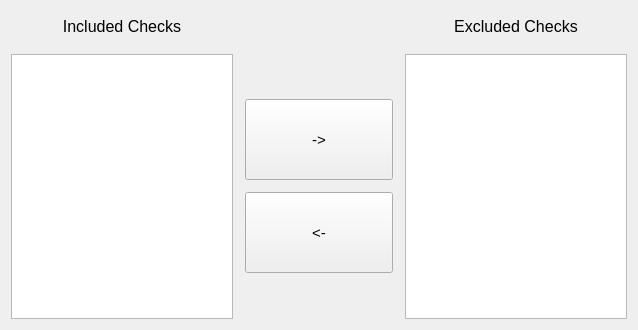
        <widget class="QWidget" name="tab_3">
         <attribute name="title">
          <string>Locations</string>
         </attribute>
         <layout class="QHBoxLayout" name="horizontalLayout_26">
          <item>
           <layout class="QHBoxLayout" name="horizontalLayout_25" stretch="3,2,3">
            <property name="spacing">
             <number>12</number>
            </property>
            <item>
             <layout class="QVBoxLayout" name="verticalLayout_42">
              <item>
               <widget class="QLabel" name="label_8">
                <property name="minimumSize">
                 <size>
                  <width>0</width>
                  <height>31</height>
                 </size>
                </property>
                <property name="font">
                 <font>
                  <pointsize>12</pointsize>
                 </font>
                </property>
                <property name="text">
                 <string>Included Checks</string>
                </property>
                <property name="alignment">
                 <set>Qt::AlignCenter</set>
                </property>
               </widget>
              </item>
              <item>
               <widget class="QListWidget" name="includedLocationsList"/>
              </item>
             </layout>
            </item>
            <item>
             <layout class="QVBoxLayout" name="verticalLayout_43" stretch="0,1,1,0">
              <property name="spacing">
               <number>12</number>
              </property>
              <property name="topMargin">
               <number>48</number>
              </property>
              <property name="bottomMargin">
               <number>6</number>
              </property>
              <item>
               <spacer name="verticalSpacer_4">
                <property name="orientation">
                 <enum>Qt::Vertical</enum>
                </property>
                <property name="sizeHint" stdset="0">
                 <size>
                  <width>20</width>
                  <height>40</height>
                 </size>
                </property>
               </spacer>
              </item>
              <item>
               <widget class="QPushButton" name="locationsExcludeButton">
                <property name="minimumSize">
                 <size>
                  <width>0</width>
                  <height>81</height>
                 </size>
                </property>
                <property name="font">
                 <font>
                  <pointsize>11</pointsize>
                 </font>
                </property>
                <property name="text">
                 <string>-&gt;</string>
                </property>
               </widget>
              </item>
              <item>
               <widget class="QPushButton" name="locationsIncludeButton">
                <property name="minimumSize">
                 <size>
                  <width>0</width>
                  <height>81</height>
                 </size>
                </property>
                <property name="font">
                 <font>
                  <pointsize>11</pointsize>
                 </font>
                </property>
                <property name="text">
                 <string>&lt;-</string>
                </property>
               </widget>
              </item>
              <item>
               <spacer name="verticalSpacer_5">
                <property name="orientation">
                 <enum>Qt::Vertical</enum>
                </property>
                <property name="sizeHint" stdset="0">
                 <size>
                  <width>20</width>
                  <height>40</height>
                 </size>
                </property>
               </spacer>
              </item>
             </layout>
            </item>
            <item>
             <layout class="QVBoxLayout" name="verticalLayout_44">
              <item>
               <widget class="QLabel" name="label_9">
                <property name="minimumSize">
                 <size>
                  <width>0</width>
                  <height>31</height>
                 </size>
                </property>
                <property name="font">
                 <font>
                  <pointsize>12</pointsize>
                 </font>
                </property>
                <property name="text">
                 <string>Excluded Checks</string>
                </property>
                <property name="alignment">
                 <set>Qt::AlignCenter</set>
                </property>
               </widget>
              </item>
              <item>
               <widget class="QListWidget" name="excludedLocationsList"/>
              </item>
             </layout>
            </item>
           </layout>
          </item>
         </layout>
        </widget>
